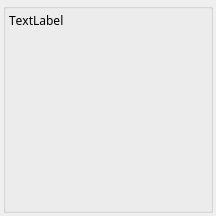
<?xml version="1.0" encoding="UTF-8"?>
<ui version="4.0">
 <class>TextLabelWidgetClass</class>
 <widget class="QWidget" name="TextLabelWidgetClass">
  <property name="geometry">
   <rect>
    <x>0</x>
    <y>0</y>
    <width>216</width>
    <height>216</height>
   </rect>
  </property>
  <property name="sizePolicy">
   <sizepolicy hsizetype="MinimumExpanding" vsizetype="MinimumExpanding">
    <horstretch>0</horstretch>
    <verstretch>0</verstretch>
   </sizepolicy>
  </property>
  <property name="windowTitle">
   <string>TextLabelWidget</string>
  </property>
  <layout class="QGridLayout" name="gridLayout">
   <property name="margin">
    <number>3</number>
   </property>
   <item row="0" column="0">
    <widget class="QGroupBox" name="groupBox">
     <property name="sizePolicy">
      <sizepolicy hsizetype="MinimumExpanding" vsizetype="MinimumExpanding">
       <horstretch>0</horstretch>
       <verstretch>0</verstretch>
      </sizepolicy>
     </property>
     <property name="title">
      <string/>
     </property>
     <layout class="QGridLayout" name="gridLayout_2">
      <property name="margin">
       <number>3</number>
      </property>
      <property name="spacing">
       <number>3</number>
      </property>
      <item row="0" column="0">
       <widget class="QLabel" name="label">
        <property name="sizePolicy">
         <sizepolicy hsizetype="MinimumExpanding" vsizetype="MinimumExpanding">
          <horstretch>0</horstretch>
          <verstretch>0</verstretch>
         </sizepolicy>
        </property>
        <property name="minimumSize">
         <size>
          <width>150</width>
          <height>150</height>
         </size>
        </property>
        <property name="font">
         <font>
          <family>Courier 10 Pitch</family>
          <weight>50</weight>
          <bold>false</bold>
          <kerning>false</kerning>
         </font>
        </property>
        <property name="text">
         <string>TextLabel</string>
        </property>
        <property name="alignment">
         <set>Qt::AlignLeading|Qt::AlignLeft|Qt::AlignTop</set>
        </property>
       </widget>
      </item>
     </layout>
    </widget>
   </item>
  </layout>
 </widget>
 <layoutdefault spacing="6" margin="11"/>
 <resources/>
 <connections/>
</ui>
